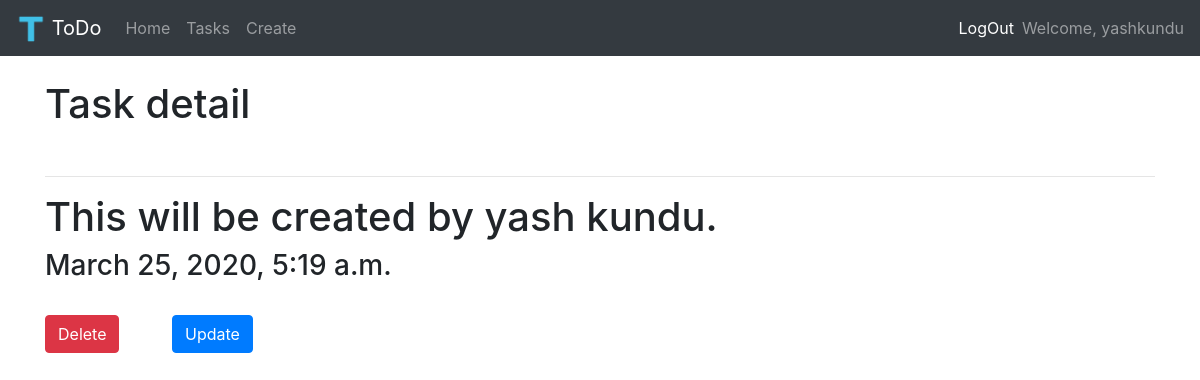
The app's page /tasks/7/ (signed in) with its own data.
### tasks/models.py (models this page shows, shortened)
class Task(models.Model):
    user = models.ForeignKey(settings.AUTH_USER_MODEL, related_name='tasks', on_delete=models.CASCADE, blank=True, null=True)
    text = models.CharField(max_length=300)
    timestamp = models.DateTimeField(auto_now_add=True)

### tasks/views.py (the view)
# urls.py: path('<int:pk>/',TaskDetailView.as_view(), name='detail'),
class TaskDetailView(UserOwnerMixin, DetailView):
    queryset = Task.objects.all()

### tasks/mixins.py (called while the page is built)
    def dispatch(self, request, *args, **kwargs):
        obj = get_object_or_404(Task, pk=self.kwargs.get('pk'))
        if request.user != obj.user:
            raise PermissionDenied('You are not allowed to access this.')
        return super(UserOwnerMixin, self).dispatch(request, *args, **kwargs)

### tasks/templates/tasks/task_detail.html (shortened to what this page needs)
{% extends 'base.html' %}
{% block content %}
<h1>Task detail</h1><br><hr>
<h1>{{ object.text }}</h1>
<h3>{{ object.timestamp }}</h3>
<br>
<a href="{% url 'tasks:delete' pk=object.pk %}" class="btn btn-danger mr-5">Delete</a>
<a href="{% url 'tasks:update' pk=object.pk %}" class="btn btn-primary mr-5">Update</a>
{% endblock %}

### templates/snippets/navbar.html (shortened to what this page needs)
{% load static %}
<nav class="navbar navbar-expand-lg navbar-dark bg-dark mb-4">
  <a class="navbar-brand" href="{% url 'home' %}">
    <img src="{% static 'media/TLogo.png' %}" width="30" height="30" class="d-inline-block align-top" alt="">
    ToDo
  </a>
  <div class="collapse navbar-collapse" id="navbarNav">
    <ul class="navbar-nav">
      <li class="nav-item">
        <a class="nav-link" href="{% url 'home' %}">Home <span class="sr-only">(current)</span></a>
      </li>
      {% if request.user.is_authenticated %}
      <li class="nav-item">
        <a class="nav-link" href="{% url 'tasks:list' %}">Tasks</a>
      </li>
      <li class="nav-item">
        <a class="nav-link" href="{% url 'tasks:create' %}">Create</a>
      </li>
      {% endif %}
    </ul>
    {% if request.user.is_authenticated %}
    <div class="navbar-collapse collapse w-100 order-3 dual-collapse2">
      <ul class="navbar-nav ml-auto">
          <li class="nav-item active">
              <a class="nav-link" href="{% url 'logout' %}">LogOut</a>
          </li>
      </ul>
      <span class="navbar-text">
        Welcome, {{ request.user.username }}
      </span>
  </div>
    {% endif %}
  </div>
</nav>

### records on screen
Task: text "This will be created by yash kundu.", timestamp "March 25, 2020, 5:19 a.m."

### other values on screen
{{ request.user.username }} "yashkundu"
